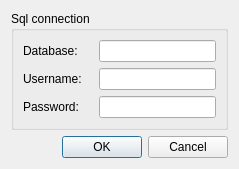
<?xml version="1.0" encoding="UTF-8"?>
<ui version="4.0">
 <class>LoginSql</class>
 <widget class="QDialog" name="LoginSql">
  <property name="geometry">
   <rect>
    <x>0</x>
    <y>0</y>
    <width>239</width>
    <height>152</height>
   </rect>
  </property>
  <property name="windowTitle">
   <string>Dialog</string>
  </property>
  <layout class="QFormLayout" name="formLayout">
   <item row="0" column="0" colspan="2">
    <widget class="QGroupBox" name="groupBox">
     <property name="title">
      <string>Sql connection</string>
     </property>
     <layout class="QGridLayout" name="gridLayout">
      <item row="0" column="0">
       <widget class="QLabel" name="label">
        <property name="text">
         <string>Database:</string>
        </property>
       </widget>
      </item>
      <item row="0" column="1">
       <widget class="QLineEdit" name="editDatabase">
        <property name="minimumSize">
         <size>
          <width>68</width>
          <height>0</height>
         </size>
        </property>
       </widget>
      </item>
      <item row="1" column="0">
       <widget class="QLabel" name="label_2">
        <property name="text">
         <string>Username:</string>
        </property>
       </widget>
      </item>
      <item row="1" column="1">
       <widget class="QLineEdit" name="editUsername"/>
      </item>
      <item row="2" column="0">
       <widget class="QLabel" name="label_3">
        <property name="text">
         <string>Password:    </string>
        </property>
       </widget>
      </item>
      <item row="2" column="1">
       <widget class="QLineEdit" name="editPassword"/>
      </item>
     </layout>
     <zorder>label</zorder>
     <zorder>label_2</zorder>
     <zorder>label_3</zorder>
     <zorder>label_4</zorder>
     <zorder>editDatabase</zorder>
     <zorder></zorder>
     <zorder></zorder>
     <zorder></zorder>
     <zorder>editUsername</zorder>
     <zorder>editPassword</zorder>
    </widget>
   </item>
   <item row="2" column="0">
    <spacer name="horizontalSpacer">
     <property name="orientation">
      <enum>Qt::Horizontal</enum>
     </property>
     <property name="sizeHint" stdset="0">
      <size>
       <width>40</width>
       <height>20</height>
      </size>
     </property>
    </spacer>
   </item>
   <item row="2" column="1">
    <widget class="QDialogButtonBox" name="buttonBox">
     <property name="orientation">
      <enum>Qt::Horizontal</enum>
     </property>
     <property name="standardButtons">
      <set>QDialogButtonBox::Cancel|QDialogButtonBox::Ok</set>
     </property>
    </widget>
   </item>
  </layout>
 </widget>
 <resources/>
 <connections>
  <connection>
   <sender>buttonBox</sender>
   <signal>accepted()</signal>
   <receiver>LoginSql</receiver>
   <slot>accept()</slot>
   <hints>
    <hint type="sourcelabel">
     <x>248</x>
     <y>254</y>
    </hint>
    <hint type="destinationlabel">
     <x>157</x>
     <y>274</y>
    </hint>
   </hints>
  </connection>
  <connection>
   <sender>buttonBox</sender>
   <signal>rejected()</signal>
   <receiver>LoginSql</receiver>
   <slot>reject()</slot>
   <hints>
    <hint type="sourcelabel">
     <x>316</x>
     <y>260</y>
    </hint>
    <hint type="destinationlabel">
     <x>286</x>
     <y>274</y>
    </hint>
   </hints>
  </connection>
 </connections>
</ui>
